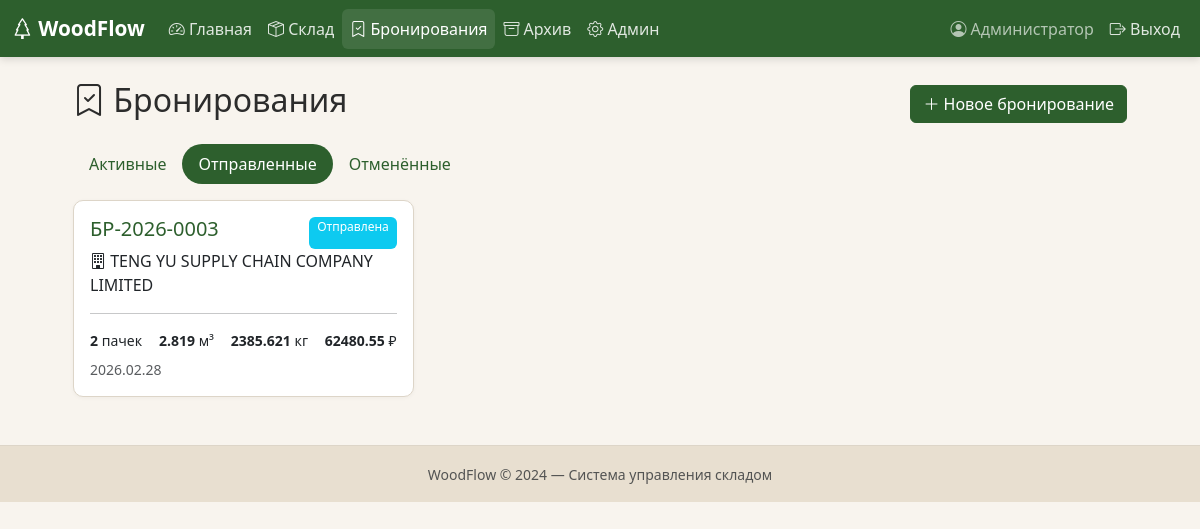
The page /bookings?status=отправлена (signed in) on the database as committed earlier.
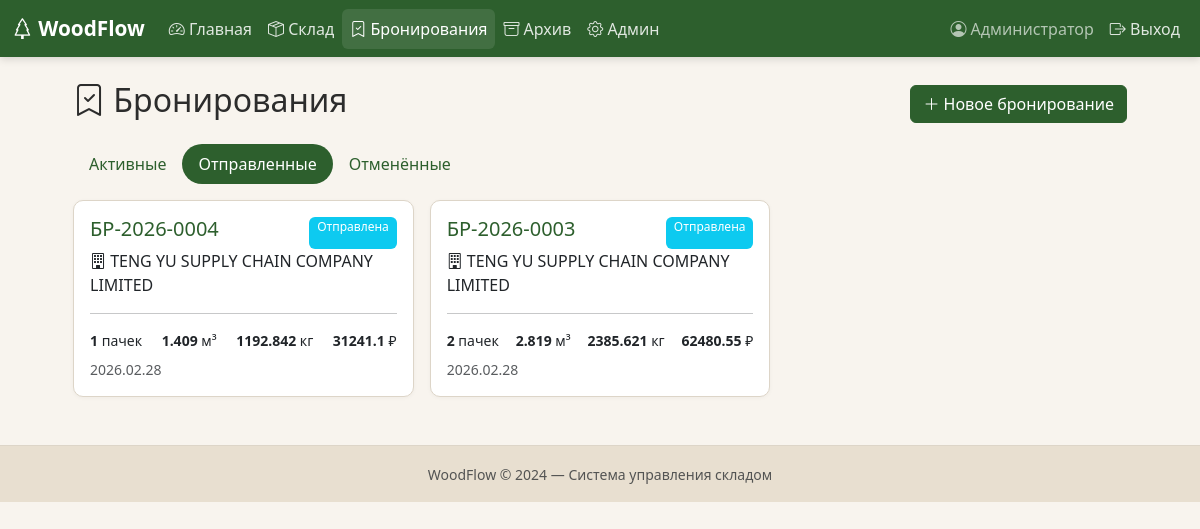
The same page on the database as committed later.
### models.py (models this page shows, shortened)
class User(UserMixin, db.Model):
    __tablename__ = "users"
    id = db.Column(db.Integer, primary_key=True)
    username = db.Column(db.String(80), unique=True, nullable=False)
    password_hash = db.Column(db.String(256), nullable=False)
    full_name = db.Column(db.String(150), default="")
    is_admin = db.Column(db.Boolean, default=False)
    is_active_user = db.Column(db.Boolean, default=True)
    created_at = db.Column(db.DateTime, default=datetime.now(UTC))
    @property
    def is_active(self):
        return self.is_active_user

class Booking(db.Model):
    __tablename__ = "bookings"
    id = db.Column(db.Integer, primary_key=True)
    number = db.Column(db.String(50), unique=True, nullable=False)
    company_name = db.Column(db.String(150), default="")
    adres = db.Column(db.String(250), default="")
    status = db.Column(db.String(20), default="активная")      # активная / отправлена / отменена
    notes = db.Column(db.Text, default="")
    created_at = db.Column(db.DateTime, default=datetime.now(UTC))
    created_by = db.Column(db.Integer, db.ForeignKey("users.id"))
    price_per_m3 = db.Column(db.Float, default=0)  # руб
    contract = db.Column(db.String(50), default="")
    packs = db.relationship("WoodPack", backref="booking", lazy=True)
    shipment = db.relationship("Shipment", backref="booking", uselist=False)
    @property
    def total_volume_fact_for_pok(self):
        return round(sum(p.volume_fact_for_pok for p in self.packs), 4)
    @property
    def total_volume_nominal_for_tam(self):
        return round(sum(p.volume_nominal_for_tam for p in self.packs), 4)
    @property
    def total_weight_nominal_for_tam(self):
        return self.total_volume_nominal_for_tam * pl
    @property
    def total_price(self):
        return round(self.total_volume_nominal_for_tam * self.price_per_m3 , 2)
    @property
    def pack_count(self):
        return len(self.packs)

class WoodPack(db.Model):
    __tablename__ = "wood_packs"
    id = db.Column(db.Integer, primary_key=True)
    number_pac = db.Column(db.String(16), default="", nullable=False)  # номер пачки
    grade = db.Column(db.String(5), default="")  # сорт
    width_fact_for_tam = db.Column(db.Float, nullable=False)  # мм ширина пачки
    width_fact_for_pok = db.Column(db.Float, nullable=True)  # мм ширина доски
    thickness_fact_for_tam = db.Column(db.Float, nullable=False)  # мм толщина пачки
    thickness_fact_for_pok = db.Column(db.Float, nullable=True)  # мм толщина доски
    length_nominal = db.Column(db.Float, nullable=True)  # мм длина доски
    length_fact = db.Column(db.Float, nullable=True)  # мм длина доски
    length_pack = db.Column(db.Float, nullable=False)  # мм длина пачки
    quantity = db.Column(db.Integer, nullable=True) # количество
    quantity_layers = db.Column(db.Integer, nullable=True) # количество слоёв
    quantity_in_layer = db.Column(db.Integer, nullable=True) # количество в слою
    @property
    def volume_fact_for_pok(self):
        return self.width_fact_for_pok * self.thickness_fact_for_pok * self.length_fact * self.quantity * (
                    10 ** (-9))  # м³
    @property
    def volume_fact_for_tam(self):
        return self.width_fact_for_tam * self.thickness_fact_for_tam * self.length_pack * (
                    10 ** (-9))   # м³
    @property
    def volume_nominal_for_tam(self):
        return self.volume_fact_for_tam * k_sh  # м³
    status = db.Column(db.String(20), default="на_складе")
    notes = db.Column(db.Text, default="")
    created_at = db.Column(db.DateTime, default=datetime.now(UTC))
    created_by = db.Column(db.Integer, db.ForeignKey("users.id"))
    booking_id = db.Column(db.Integer, db.ForeignKey("bookings.id"), nullable=True)

### app.py (the view)
@app.route("/bookings")
@login_required
def bookings():
    status_filter = request.args.get("status", "активная")
    q = Booking.query
    if status_filter:
        q = q.filter(Booking.status == status_filter)
    booking_list = q.order_by(Booking.created_at.desc()).all()
    return render_template(
        "bookings.html", bookings=booking_list, status_filter=status_filter
    )

### app.py (called while the page is built)
@login_manager.user_loader
def load_user(user_id):
    return db.session.get(User, int(user_id))

### templates/bookings.html (shortened to what this page needs)
{% extends "base.html" %}
{% block content %}
<div class="row justify-content-center">
<div class="col-lg-11">
    <div class="d-flex justify-content-between align-items-center mb-3">
        <h2><i class="bi bi-bookmark-check"></i> Бронирования</h2>
        <a href="{{ url_for('create_booking') }}" class="btn btn-wf-green">
            <i class="bi bi-plus-lg"></i> Новое бронирование
        </a>
    </div>
    <ul class="nav nav-pills mb-3">
        <li class="nav-item">
            <a class="nav-link {{ 'active' if status_filter == 'активная' }}"
               href="?status=активная">Активные</a>
        </li>
        <li class="nav-item">
            <a class="nav-link {{ 'active' if status_filter == 'отправлена' }}"
               href="?status=отправлена">Отправленные</a>
        </li>
        <li class="nav-item">
            <a class="nav-link {{ 'active' if status_filter == 'отменена' }}"
               href="?status=отменена">Отменённые</a>
        </li>
    </ul>
    <div class="row g-3">
        {% for b in bookings %}
        <div class="col-md-6 col-xl-4">
            <div class="card wf-card h-100 cursor-pointer"
                 onclick="location.href='{{ url_for('booking_detail', booking_id=b.id) }}'">
                <div class="card-body">
                    <div class="d-flex justify-content-between">
                        <h5 class="card-title text-wf-green">{{ b.number }}</h5>
                        {% if b.status == 'активная' %}
                        <span class="badge bg-success">Активная</span>
                        {% elif b.status == 'отправлена' %}
                        <span class="badge bg-info">Отправлена</span>
                        {% else %}
                        <span class="badge bg-secondary">Отменена</span>
                        {% endif %}
                    </div>
                    <p class="mb-1">
                        <i class="bi bi-building"></i>
                        {{ b.company_name or '—' }}
                    </p>
                    <hr>
                    <div class="d-flex justify-content-between small">
                        <span><b>{{ b.pack_count }}</b> пачек</span>
                        <span><b>{{ b.total_volume_fact_for_pok | round(3)}}</b> м³</span>
                        <span><b>{{ b.total_weight_nominal_for_tam | round(3)}}</b> кг</span>
                        <span>
                            <b>{{ b.total_price | round(2) }}</b> ₽
                        </span>
                    </div>
                    <div class="text-muted small mt-2">
                        {{ b.created_at.strftime('%Y.%m.%d') }}
                    </div>
                </div>
            </div>
        </div>
        {% else %}
        <div class="col-12 text-center text-muted py-5">
            <p>Нет бронирований</p>
        </div>
        {% endfor %}
    </div>
</div>
</div>
{% endblock %}

### templates/base.html (shortened to what this page needs)
<!DOCTYPE html>
<html lang="ru">
<head>
    <link href="https://cdn.jsdelivr.net/npm/bootstrap@5.3.2/dist/css/bootstrap.min.css" rel="stylesheet">
    <link href="https://cdn.jsdelivr.net/npm/bootstrap-icons@1.11.1/font/bootstrap-icons.css" rel="stylesheet">
    <link href="{{ url_for('static', filename='css/style.css') }}" rel="stylesheet">
</head>
<body>
{% if current_user.is_authenticated %}
<nav class="navbar navbar-expand-lg navbar-dark wf-navbar">
    <div class="container-fluid">
        <a class="navbar-brand fw-bold" href="{{ url_for('dashboard') }}">
            <i class="bi bi-tree"></i> WoodFlow
        </a>
        <div class="collapse navbar-collapse" id="navMain">
            <ul class="navbar-nav me-auto">
                <li class="nav-item">
                    <a class="nav-link {% if request.endpoint == 'dashboard' %}active{% endif %}"
                       href="{{ url_for('dashboard') }}">
                        <i class="bi bi-speedometer2"></i> Главная
                    </a>
                </li>
                <li class="nav-item">
                    <a class="nav-link {% if 'stock' in request.endpoint|default('') %}active{% endif %}"
                       href="{{ url_for('stock') }}">
                        <i class="bi bi-box-seam"></i> Склад
                    </a>
                </li>
                <li class="nav-item">
                    <a class="nav-link {% if 'booking' in request.endpoint|default('') %}active{% endif %}"
                       href="{{ url_for('bookings') }}">
                        <i class="bi bi-bookmark-check"></i> Бронирования
                    </a>
                </li>
                <li class="nav-item">
                    <a class="nav-link {% if 'archive' in request.endpoint|default('') or 'shipment' in request.endpoint|default('') %}active{% endif %}"
                       href="{{ url_for('archive') }}">
                        <i class="bi bi-archive"></i> Архив
                    </a>
                </li>
                {% if current_user.is_admin %}
                <li class="nav-item">
                    <a class="nav-link {% if 'admin' in request.endpoint|default('') %}active{% endif %}"
                       href="{{ url_for('admin_users') }}">
                        <i class="bi bi-gear"></i> Админ
                    </a>
                </li>
                {% endif %}
            </ul>
            <ul class="navbar-nav">
                <li class="nav-item">
                    <span class="nav-link text-light opacity-75">
                        <i class="bi bi-person-circle"></i>
                        {{ current_user.full_name or current_user.username }}
                    </span>
                </li>
                <li class="nav-item">
                    <a class="nav-link" href="{{ url_for('logout') }}">
                        <i class="bi bi-box-arrow-right"></i> Выход
                    </a>
                </li>
            </ul>
        </div>
    </div>
</nav>
{% endif %}
<main class="container-fluid py-4 px-3 px-lg-4">
    {% block content %}{% endblock %}
</main>
<footer class="wf-footer text-center py-3 mt-4">
    <small class="text-muted">WoodFlow © {{ now().year if now is defined else "2024" }} — Система управления складом</small>
</footer>
</body>
</html>

### static/css/style.css (style rules this page uses)
:root { --wf-green: #2D5F2D; --wf-green-hover: #1E4D1E; --wf-green-light: #5B8C5A; --wf-beige: #F8F4EE; --wf-beige-dark: #E8DFD0; --wf-border: #DDD5C8; --wf-text: #2C2C2C; }
body { background-color: var(--wf-beige); color: var(--wf-text); font-family: 'Segoe UI', system-ui, -apple-system, sans-serif; }
.wf-navbar { background-color: var(--wf-green) !important; box-shadow: 0 2px 8px rgba(0,0,0,0.15); }
.wf-navbar .nav-link { color: rgba(255,255,255,0.85) !important; transition: color 0.2s; }
.wf-navbar .nav-link:hover, .wf-navbar .nav-link.active { color: #fff !important; background-color: rgba(255,255,255,0.1); border-radius: 6px; }
.wf-navbar .navbar-brand { color: #fff !important; font-size: 1.3rem; }
.wf-card { background: #fff; border: 1px solid var(--wf-border); border-radius: 10px; box-shadow: 0 1px 4px rgba(0,0,0,0.04); }
.btn-wf-green { background-color: var(--wf-green); border-color: var(--wf-green); color: #fff; }
.text-wf-green { color: var(--wf-green) !important; }
.nav-pills .nav-link { color: var(--wf-green); border-radius: 20px; }
.nav-pills .nav-link.active { background-color: var(--wf-green); }
.cursor-pointer { cursor: pointer; }
.wf-footer { background-color: var(--wf-beige-dark); border-top: 1px solid var(--wf-border); }
.badge { font-weight: 500; }

Rows that differ between the two databases and show on the page:
added Booking: number "БР-2026-0004", status "Отправлена", company_name "TENG YU SUPPLY CHAIN COMPANY LIMITED", pack_count "1", total_volume_fact_for_pok "1.409", total_weight_nominal_for_tam "1192.842", total_price "31241.1", created_at "2026.02.28"
